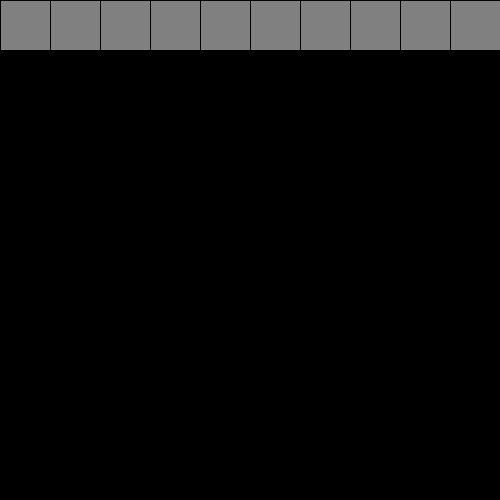
Frame 1 (no input)
Frame 60 (the mouse pressed at the canvas centre just before this capture): identical to frame 1, image omitted
Frame 120 (the mouse held since frame 60 and released just before this capture): identical to frame 1, image omitted

The Processing sketch that drew this single still picture (run headless with seeded random() and noise(); from frame 60 on, the mouse is pressed at the canvas centre):

// Processing sketch: sketch_240318b
// ── sketch_240318b.pde
int[] bricks = new int[10];

void setup() {
  size(500, 500);
  int i = 0;
  while(i < bricks.length) {
    bricks[i] = 1;
    i++;
  }
}

void draw() {
  background(0);
  int i = 0;
  while(i < bricks.length) {
    if (bricks[i] == 1) {
      fill(128, 128, 128);
    } else {
      fill(0, 0, 0);
    }
    rect(i * 50, 0, 50, 50);
    i++;
  }
  if (mousePressed) {
    if (mouseY <= 50) {
      bricks[mouseX / 50] = 0;
    }
  }
}
